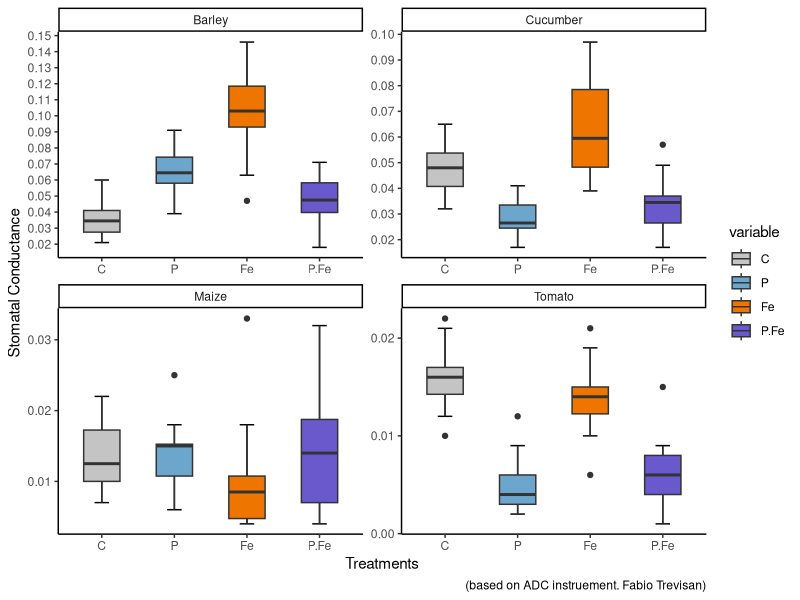
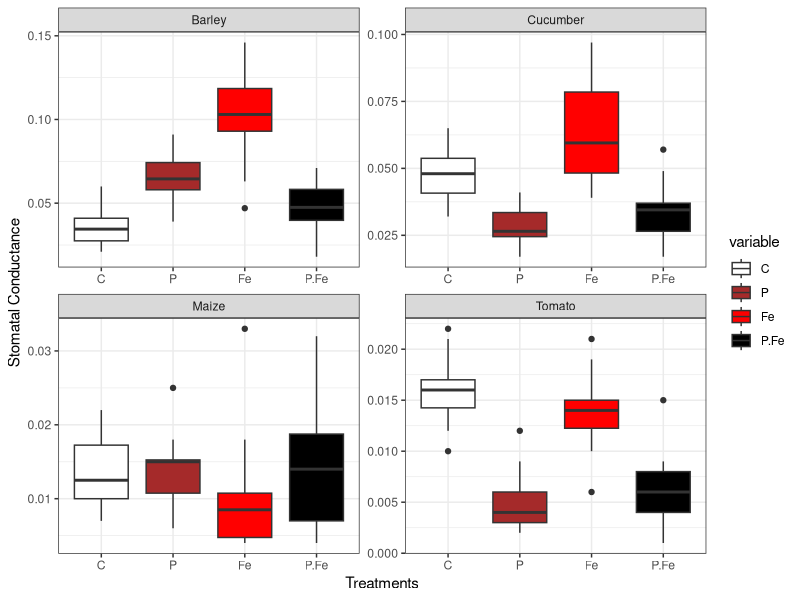
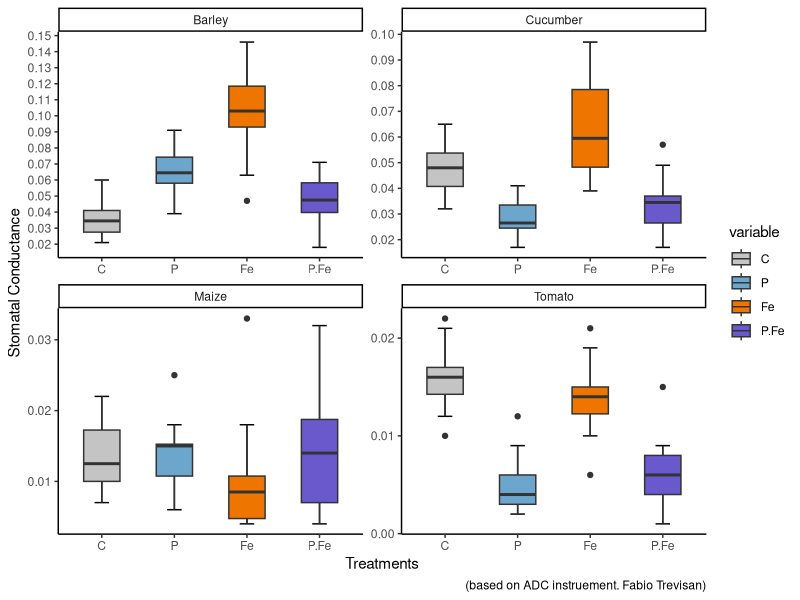

These charts were generated, in order, by the following R code:
library(readr)
library(ggpubr)
library(ggplot2)
library(reshape2)
library(tidyverse)
library(dplyr)


table <- read.csv("Stom.Cond._R_data .csv", sep=";",
                  header=T)

#table<-table %>% select(1,2,3:6)
table

table1<-melt(table, id=c("Species"))
melt(table, id=c("Species")) 

#or
table_1_sum<-table1 %>% 
  group_by(Species)

#remove missing values
Table_2_sum <- table_1_sum %>% drop_na(value)


#my_comparisons <-list(c("C","P"), c("C","Fe"), c("C","P/Fe"), c("P","Fe"), c("P","P/Fe"),c("Fe","P/Fe"))
#compare_means(value ~ variable, group.by =  "Species", data = Table_2_sum, method = "t.test") 
p<-ggplot(Table_2_sum, aes(x= variable, value, fill=variable)) + theme_bw() + geom_boxplot() +
  facet_wrap(~Species, scales="free") + ylab("Stomatal Conductance") + xlab("Treatments") + scale_fill_manual(values=c("white","brown","red", "black"))
#p+stat_compare_means(comparisons = my_comparisons, label = "p.ajust",  method = "t.test", hide.ns = TRUE)+
  #theme_bw()+ylab("Stomatal Conductance")

ggsave(filename = "Stom.Cond.NOT_FINISHED.pdf", plot = last_plot(), dpi = 600, units = "cm", width = 92, height = 45, scale = 1)


# + geom_jitter() removed because of too many points!!


#more complete boxplot 
my_order<- c("C", "-P", "-Fe", "-P/-Fe")
ggplot(Table_2_sum, aes(x= variable, value, fill=variable))+  
  stat_boxplot(geom="errorbar", width=0.2)+
  geom_boxplot(width=0.5)+ 
  labs(caption ="(based on ADC instruement. Fabio Trevisan)")+ 
  theme(legend.position = "NONE") + theme_classic() +
  scale_y_continuous(breaks=seq(0,0.15,0.01)) +
  facet_wrap(~Species, scales="free") + ylab("Stomatal Conductance") + xlab("Treatments") + scale_fill_manual(values=c("grey77", "skyblue3", "darkorange2", "slateblue3"))

ggsave(filename = "Stom.Cond.Combined.pdf", plot = last_plot(), dpi = 600, units = "cm", width = 60, height = 50, scale = 0.5)
